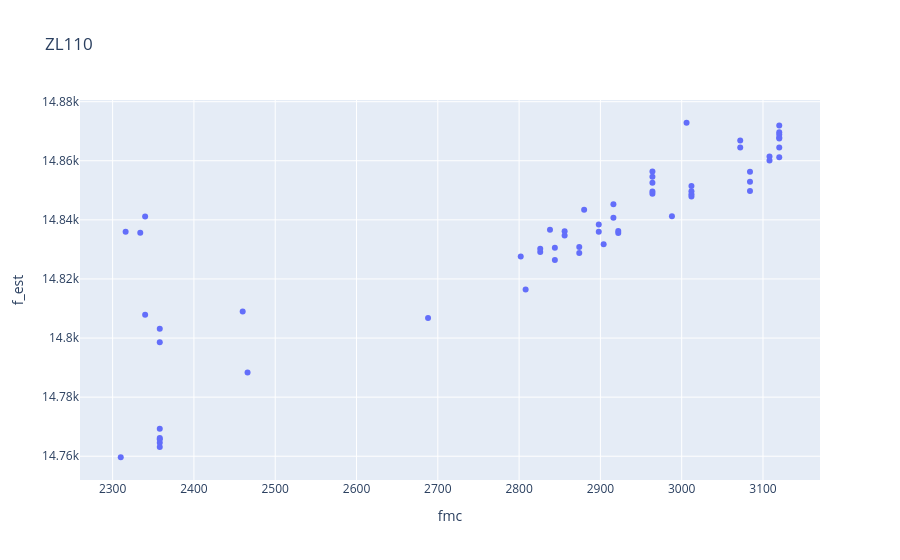
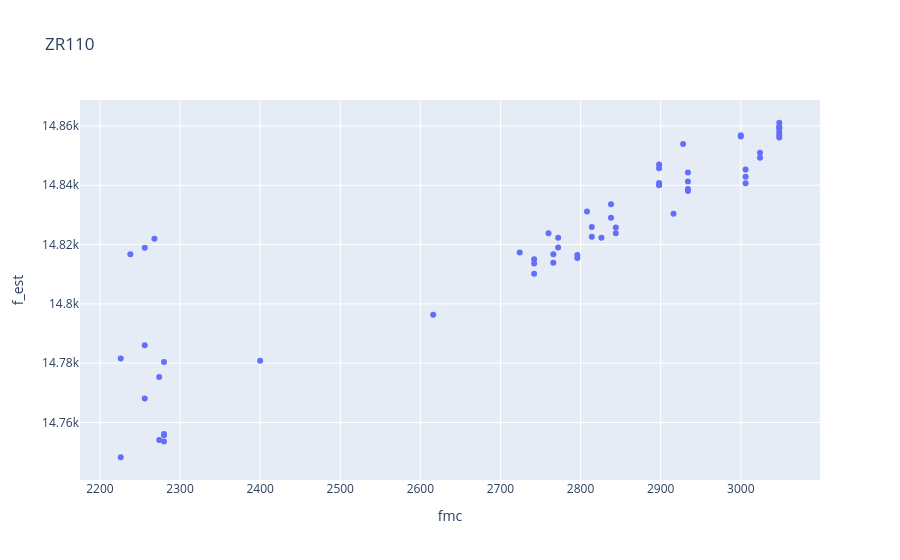

Notebook source saved alongside these figures, in order:
### Code cell
f_str = "110"

zl_f = data_all[data_all["cam"]==f"ZL{f_str}"].copy().reset_index()
zr_f = data_all[data_all["cam"]==f"ZR{f_str}"].copy().reset_index()

fig = px.scatter(zl_f, x="fmc", y="f_est", hover_data="index", title=f"ZL{f_str}")
fig.show()


fig = px.scatter(zr_f, x="fmc", y="f_est", hover_data="index", title=f"ZR{f_str}")
fig.show()
